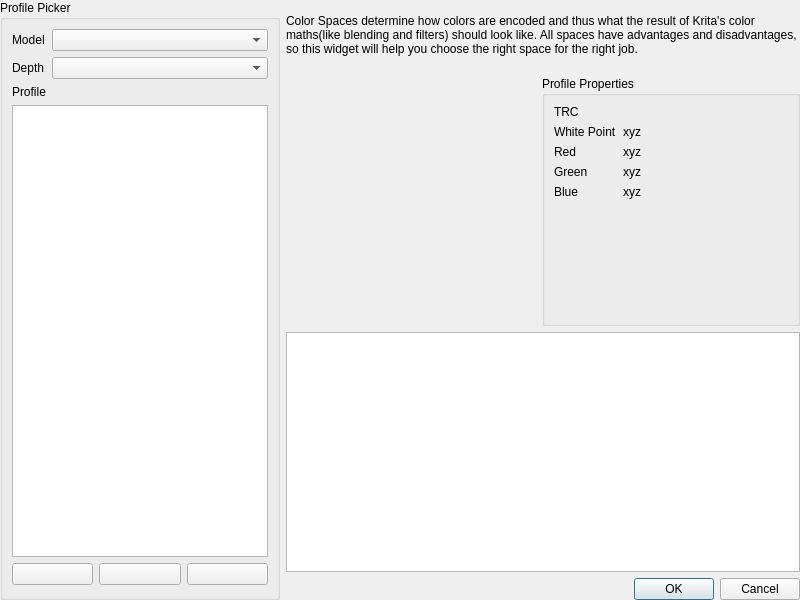
<?xml version="1.0" encoding="UTF-8"?>
<ui version="4.0">
 <class>WdgColorSpaceSelectorAdvanced</class>
 <widget class="QWidget" name="WdgColorSpaceSelectorAdvanced">
  <property name="geometry">
   <rect>
    <x>0</x>
    <y>0</y>
    <width>800</width>
    <height>600</height>
   </rect>
  </property>
  <layout class="QGridLayout" name="gridLayout">
   <property name="leftMargin">
    <number>0</number>
   </property>
   <property name="topMargin">
    <number>0</number>
   </property>
   <property name="rightMargin">
    <number>0</number>
   </property>
   <property name="bottomMargin">
    <number>0</number>
   </property>
   <item row="5" column="2">
    <widget class="QDialogButtonBox" name="bnOK">
     <property name="standardButtons">
      <set>QDialogButtonBox::Cancel|QDialogButtonBox::Ok</set>
     </property>
    </widget>
   </item>
   <item row="4" column="1" colspan="2">
    <widget class="QPlainTextEdit" name="textProfileDescription">
     <property name="textInteractionFlags">
      <set>Qt::TextSelectableByKeyboard|Qt::TextSelectableByMouse</set>
     </property>
    </widget>
   </item>
   <item row="0" column="1" rowspan="2" colspan="2">
    <widget class="QLabel" name="lbl_descriptionwidget">
     <property name="text">
      <string>Color Spaces determine how colors are encoded and thus what the result of Krita's color maths(like blending and filters) should look like. All spaces have advantages and disadvantages, so this widget will help you choose the right space for the right job.</string>
     </property>
     <property name="wordWrap">
      <bool>true</bool>
     </property>
    </widget>
   </item>
   <item row="2" column="1" rowspan="2">
    <widget class="KisCIETongueWidget" name="TongueWidget" native="true">
     <property name="sizePolicy">
      <sizepolicy hsizetype="Preferred" vsizetype="Preferred">
       <horstretch>0</horstretch>
       <verstretch>0</verstretch>
      </sizepolicy>
     </property>
     <property name="minimumSize">
      <size>
       <width>250</width>
       <height>250</height>
      </size>
     </property>
     <property name="maximumSize">
      <size>
       <width>400</width>
       <height>400</height>
      </size>
     </property>
    </widget>
   </item>
   <item row="2" column="2" rowspan="2">
    <widget class="QGroupBox" name="groupBox_2">
     <property name="minimumSize">
      <size>
       <width>250</width>
       <height>0</height>
      </size>
     </property>
     <property name="title">
      <string>Profile Properties</string>
     </property>
     <layout class="QFormLayout" name="formLayout">
      <item row="0" column="0" colspan="2">
       <widget class="QLabel" name="lbltrc">
        <property name="text">
         <string>TRC</string>
        </property>
       </widget>
      </item>
      <item row="1" column="0">
       <widget class="QLabel" name="lblWhitepoint">
        <property name="text">
         <string>White Point</string>
        </property>
       </widget>
      </item>
      <item row="2" column="0">
       <widget class="QLabel" name="lblRed">
        <property name="text">
         <string>Red</string>
        </property>
       </widget>
      </item>
      <item row="1" column="1">
       <widget class="QLabel" name="lblXYZ_W">
        <property name="text">
         <string>xyz</string>
        </property>
       </widget>
      </item>
      <item row="2" column="1">
       <widget class="QLabel" name="lblXYZ_R">
        <property name="text">
         <string>xyz</string>
        </property>
       </widget>
      </item>
      <item row="3" column="0">
       <widget class="QLabel" name="lblGreen">
        <property name="text">
         <string>Green</string>
        </property>
       </widget>
      </item>
      <item row="4" column="0">
       <widget class="QLabel" name="lblBlue">
        <property name="text">
         <string>Blue</string>
        </property>
       </widget>
      </item>
      <item row="3" column="1">
       <widget class="QLabel" name="lblXYZ_G">
        <property name="text">
         <string>xyz</string>
        </property>
       </widget>
      </item>
      <item row="4" column="1">
       <widget class="QLabel" name="lblXYZ_B">
        <property name="text">
         <string>xyz</string>
        </property>
       </widget>
      </item>
     </layout>
    </widget>
   </item>
   <item row="0" column="0" rowspan="6">
    <widget class="QGroupBox" name="groupBox">
     <property name="title">
      <string>Profile Picker</string>
     </property>
     <layout class="QVBoxLayout" name="verticalLayout">
      <item>
       <layout class="QFormLayout" name="formLayout_2">
        <item row="1" column="0">
         <widget class="QLabel" name="label_2">
          <property name="text">
           <string>Depth</string>
          </property>
         </widget>
        </item>
        <item row="0" column="0">
         <widget class="QLabel" name="label">
          <property name="text">
           <string>Model</string>
          </property>
         </widget>
        </item>
        <item row="2" column="0">
         <widget class="QLabel" name="label_3">
          <property name="text">
           <string>Profile</string>
          </property>
         </widget>
        </item>
        <item row="1" column="1">
         <widget class="KisCmbIDList" name="cmbColorDepth"/>
        </item>
        <item row="0" column="1">
         <widget class="KisCmbIDList" name="cmbColorModels"/>
        </item>
       </layout>
      </item>
      <item>
       <widget class="QListWidget" name="lstProfile">
        <property name="minimumSize">
         <size>
          <width>100</width>
          <height>0</height>
         </size>
        </property>
        <property name="showDropIndicator" stdset="0">
         <bool>false</bool>
        </property>
        <property name="wordWrap">
         <bool>true</bool>
        </property>
       </widget>
      </item>
      <item>
       <layout class="QHBoxLayout" name="horizontalLayout">
        <property name="bottomMargin">
         <number>3</number>
        </property>
        <item>
         <widget class="QPushButton" name="bnInstallProfile">
          <property name="text">
           <string/>
          </property>
         </widget>
        </item>
        <item>
         <widget class="QPushButton" name="bnDownloadProfile">
          <property name="text">
           <string/>
          </property>
         </widget>
        </item>
        <item>
         <widget class="QPushButton" name="bnUploadProfile">
          <property name="text">
           <string/>
          </property>
         </widget>
        </item>
       </layout>
      </item>
     </layout>
    </widget>
   </item>
  </layout>
 </widget>
 <customwidgets>
  <customwidget>
   <class>KisCmbIDList</class>
   <extends>QComboBox</extends>
   <header>widgets/kis_cmb_idlist.h</header>
  </customwidget>
  <customwidget>
   <class>KisCIETongueWidget</class>
   <extends>QWidget</extends>
   <header>widgets/kis_cie_tongue_widget.h</header>
   <container>1</container>
  </customwidget>
 </customwidgets>
 <resources/>
 <connections/>
</ui>
